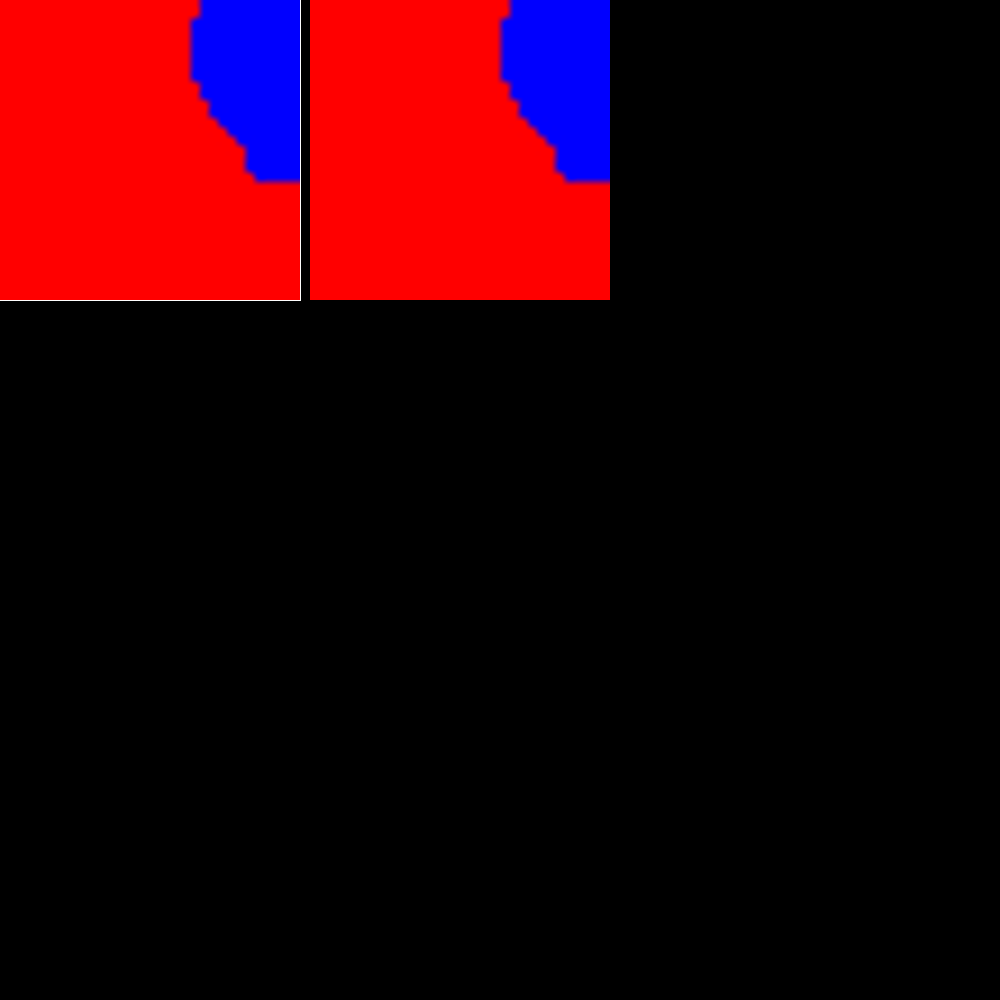
Frame 1 (no input)
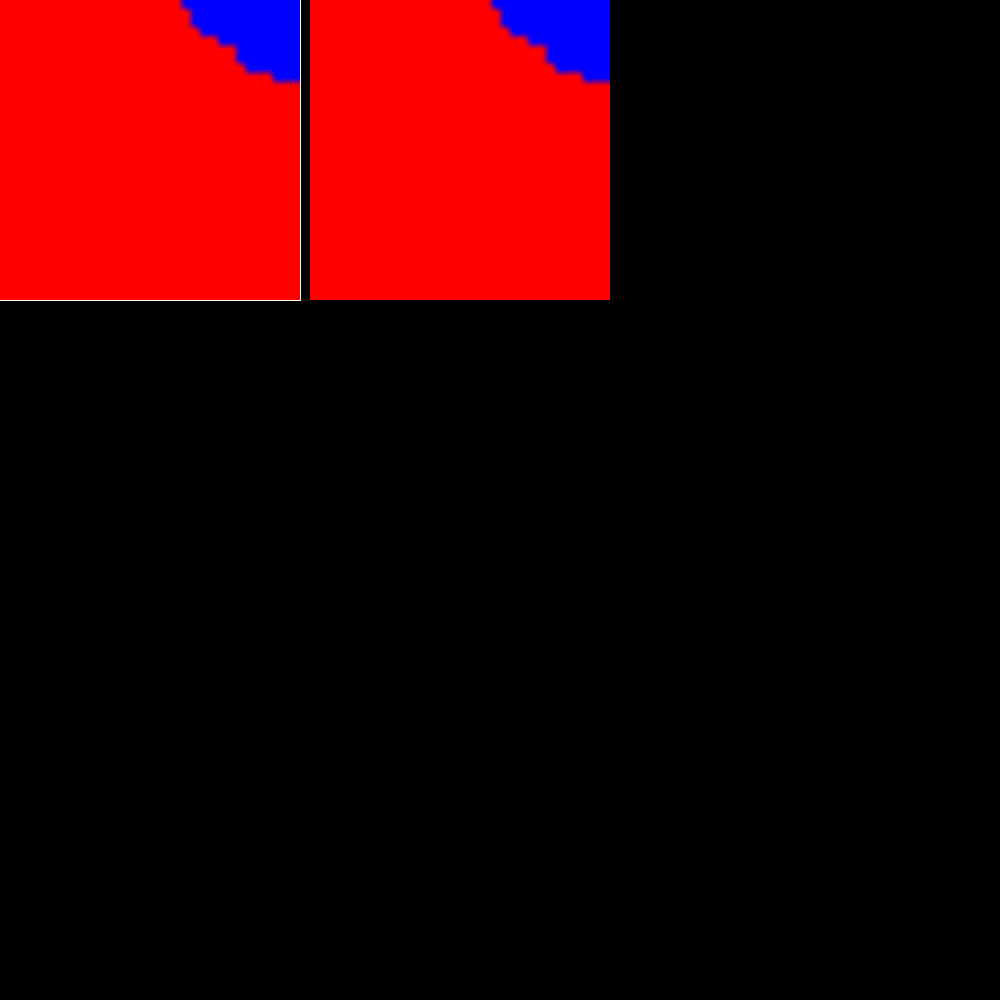
Frame 60 (the mouse pressed at the canvas centre just before this capture)
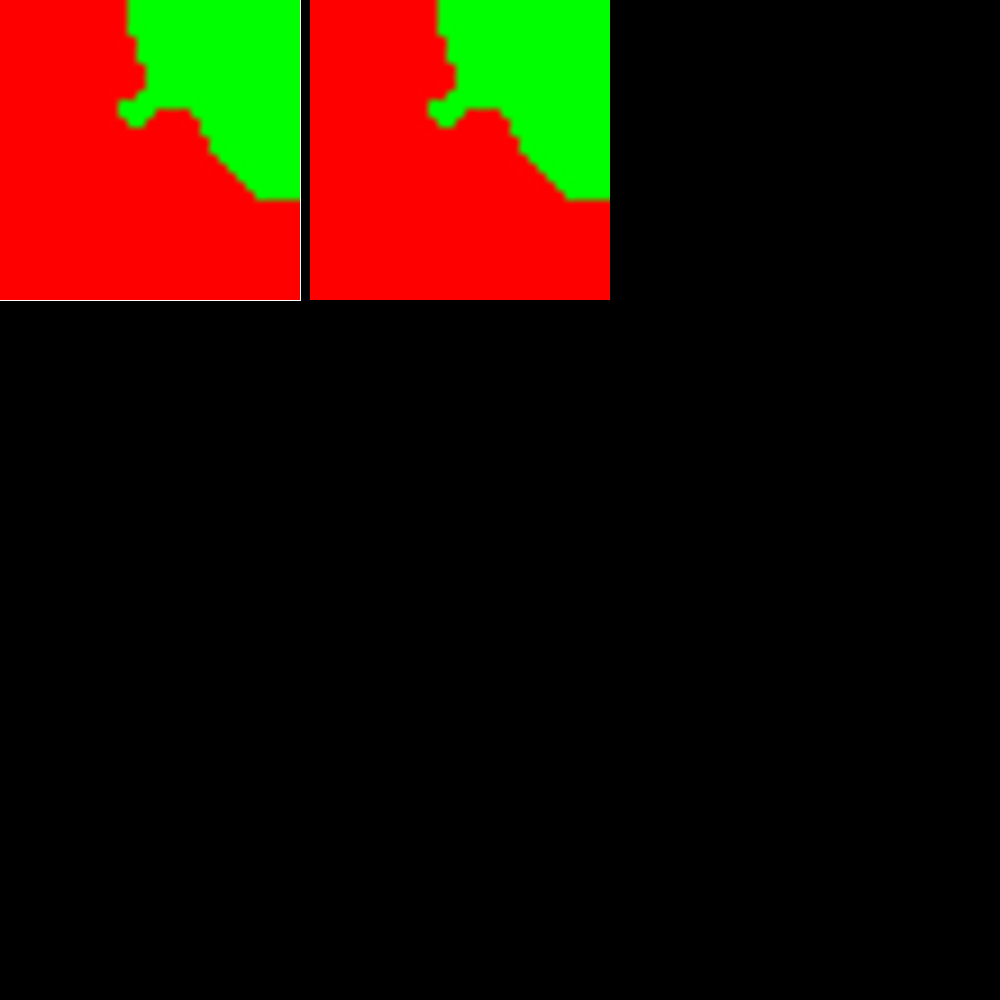
Frame 120 (the mouse held since frame 60 and released just before this capture)

The Processing sketch that drew these frames (run headless with seeded random() and noise(); from frame 60 on, the mouse is pressed at the canvas centre):

// Processing sketch: sketch_220222a
// ── sketch_220222a.pde
//int resolution = 100;
//ArrayList<Pill> pills;
HexaGrid grid;
PImage src, old;
PGraphics pg;
color [] colors = {
	color(255, 0, 0), 
	color(0, 255, 0),  
	color(0, 0, 255)
}; 


void setup(){
	size(1000, 1000);
	src = createImage(width/30, height/30, ARGB);
  old = createImage(width/30, height/30, ARGB);
  pg = createGraphics(1000, 1000);
  
	grid = new HexaGrid(pg.width/2, pg.height/2, pg.width, pg.width/260);
  for(color c : colors){
    grid.addChannel(c, grid.cells.size()/200);
  }
}

float curve(float x){
	x -=0.5;
	x *= 4*x;
	return x;
}
void draw(){
	background(0);	

	src.loadPixels();
	
	Float m [] = new Float [colors.length+1];
	for(int i = 0 ; i < m.length ; i ++){
		m[i] = lerp(0.01, 0.1, curve(noise(i, frameCount * 0.001)));
	}
	
	for(int y = 0 ; y < src.height ; y ++){
		for(int x = 0 ; x < src.width ; x ++){
			int index = x + y * src.width;

			Float c [] = new Float [m.length];
			float cMax = 0;
			for(int i = 0 ; i < c.length ; i ++){
				c[i] = noise(i + x*m[i], i + y*m[i], frameCount * 0.005);
				if(cMax < c[i])cMax = c[i];
			}
			boolean tmp = false;
			for(int i = 0 ; i < c.length ; i ++){
				if (c[i] == cMax){
					try{
						src.pixels[index] = colors[i];
					}catch(ArrayIndexOutOfBoundsException e){
						src.pixels[index] = color(0);
					}
					break;
				}
			}
		}
	}

	src.updatePixels();
	// pg.beginDraw();
	// pg.background(0);
	// pg.fill(color(255, 150, 200));
	// pg.noStroke();
	// pg.rectMode(CENTER);
	// pg.translate(width/2, height/2);
	// pg.rotate(frameCount * 0.1);
	// pg.rect(0, 0, 100, 100);
	// pg.endDraw();

 //  pg.beginDraw();
 //  pg.background(0);
	// grid.display(src);
	// grid.draw();
 //  pg.endDraw();


	noFill();
	stroke(255);
	rect(0, 0, 300, 300);
	image(src, 0, 0, 300, 300);

	

	image(src, 310, 0, 300, 300);
	blend(old, 310, 0, 300, 300, 300, 300, 300, 300, DIFFERENCE); 

	old = src.copy();
	
}



// ── Hexagrid.pde
import java.util.Collections;
class HexaGrid{
	PVector pos;
	float diameter;
	ArrayList<HexaCell> cells;
	ArrayList<Integer> channels;
	PImage oldSrc;
	HexaGrid(float x, float y, float diameter, float cellSize){
		this.pos = new PVector(x, y);
		this.diameter = diameter;
		cells = new ArrayList<HexaCell>();
		channels = new ArrayList<Integer>();
		float cellStep = sqrt(3 * pow(cellSize, 2) / 4);
		for (float py = y - diameter/2 ; py < y + diameter/2; py += 2*cellStep) {
			for (float px = x - diameter/2; px < x + diameter/2; px += 3*cellSize) {
				HexaCell cellA = new HexaCell(px, py, cellSize);
				if(isInside(cellA)){
		 			cells.add(cellA);
		 		}	
		 		HexaCell cellB = new HexaCell(px + 1.5 * cellSize, py + cellStep, cellSize);
		 		if(isInside(cellB)){
		 			cells.add(cellB);
		 		}	
			}
		}
		Collections.shuffle(cells);
		
		oldSrc = createImage(ceil(diameter), ceil(diameter), ARGB);
	}
	boolean isInside(HexaCell cell){
		return PVector.dist(pos, cell.pos) + cell.diameter/2 <= diameter/2;
	}
	void display(PImage src){
		PImage resized = src.copy();
		
		resized.resize(oldSrc.width, oldSrc.height);
		oldSrc.loadPixels();
		resized.loadPixels();
		int moveCount = 0;
		for(HexaCell cell : cells){
			int index = (int)(cell.pos.x + ((int)cell.pos.y) * pg.width);
			// println(cell.pos.x, cell.pos.y, resized.width, index);
			
			color colOld = oldSrc.pixels[index];
			color colTarget = resized.pixels[index];
			color colCurrent= cell.getColor();
			// 
			if(colOld != colTarget && colTarget != colCurrent && (channels.contains(colTarget)||colTarget==color(0))){
				HexaCell otherCell = getRandomCellByColor(colTarget);
				Pill pillTmp = otherCell.pill;
				otherCell.pill = cell.pill;
				cell.pill = pillTmp;
				moveCount ++;
			}
		}
		oldSrc = resized.copy();
		println(moveCount);
	}

	HexaCell getRandomCellByColor(color col){
		while(true){
			HexaCell randCell = cells.get((int)random(cells.size()));
			if(randCell.getColor() == col){
				return randCell;
			}
		}
	}
	void draw(){
		for(HexaCell cell : cells){
			cell.draw();
		}
	}
	void addChannel(color col, int pixelCount){
		if(!channels.contains(col)){
			channels.add(col);
		}
		for(int i = 0 ; i < pixelCount ; ){
			HexaCell randomCell = cells.get((int)random(cells.size()));
			if(randomCell.pill == null){
				randomCell.pill = new Pill(col);
				i ++;
			}
		}
	}
}

class Pill{
	color col;
	Pill(color col){
		this.col = col;
	}
}

class HexaCell{
	PVector pos;
	float diameter;
	Pill pill;
	HexaCell(float x, float y, float diameter){
		this.pos = new PVector(x, y);
		this.diameter = diameter;
	}
	color getColor(){
		return pill == null ? color(0) : pill.col;
	}
	void draw(){
		if(pill == null)return;
		pg.fill(pill.col);
		pg.noStroke();
		pg.ellipse(pos.x, pos.y, diameter, diameter);
	}
}





/*
class Hexagrid{
	ArrayList<HexaCell> cells;
	ArrayList<Integer> channels;
	float diameter;
	PVector center;
	int pillCount;
	int [][] screen;

	Hexagrid(float x, float y, float diameter, float cellSize){
		cells = new ArrayList<HexaCell>();
		this.diameter = diameter;
		center = new PVector(x, y);
		int yCount = 0;
		int xCount = 0;
		float cellStepX = cellSize * 1.01;
		float cellStepY = cellSize * 0.9;
		for(float py = y - diameter/2 ; py < y + diameter/2 ; py += cellStepY){
			xCount = 0;
			for(float px = x - diameter/2 ; px < x + diameter/2 ; px += cellStepX){
				float xOffset = 0;
		 		if ((yCount)%2 == 1){
		 			xOffset = cellStepX / 2 ;
		 		}
		 		HexaCell cell = new HexaCell(px + xOffset, py, cellSize, xCount, yCount);
		 		if(isInside(cell)){
		 			cells.add(cell);
		 		}
		 		xCount ++;
			}
			yCount++;
		}
		channels = new ArrayList<Integer>();
		screen = new int[xCount][yCount];
	}
	boolean isInside(HexaCell cell){
		return PVector.dist(center, cell.pos) + cell.diameter/2 <= diameter/2;
	}
	void draw(){
		pushMatrix();
		translate(center.x, center.y);
		fill(0);
		noStroke();
		ellipse(0, 0, diameter, diameter);
		popMatrix();
		for(HexaCell cell : cells){
			cell.draw();
		}
	}
	void addChannel(int pixelCount, color col){
		if(!channels.contains(col)){
			channels.add(col);
		}
		int channelID = channels.indexOf(col)+1;
		for(int i = 0 ; i < pixelCount ; ){
			HexaCell randomCell = cells.get((int)random(cells.size()));
			if(null == randomCell.pill){
				randomCell.pill = new Pill(randomCell.diameter, col);
				screen[randomCell.idX][randomCell.idY] = channelID;
				i ++;
			}
		}
	}
}

class HexaCell{
	PVector pos;
	int idX;
	int idY;
	Pill pill;
	float diameter;
	HexaCell(float x, float y, float diameter, int idX, int idY){
		this.idX = idX;
		this.idY = idY;
		this.diameter = diameter;
		pos = new PVector(x, y);
	}

	void draw(){
		if(pill != null){
			pushMatrix();
			translate(pos.x, pos.y);
			pill.draw();
			popMatrix();
		}
	}
}


class Pill{
	color c;
	float diameter;
	Pill(float diameter, color c){
		this.c = c;
		this.diameter = diameter;
	}
	void draw(){
		noStroke();
		fill(this.c);
		ellipse(0, 0, this.diameter, this.diameter);
	}
}
*/
